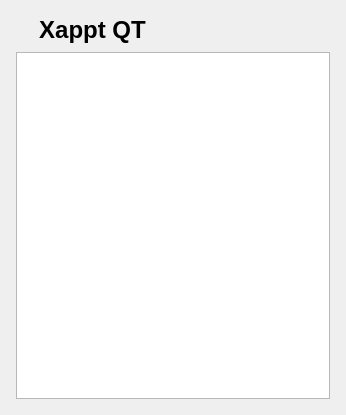
<?xml version="1.0" encoding="UTF-8"?>
<ui version="4.0">
 <class>tabAbout</class>
 <widget class="QWidget" name="tabAbout">
  <property name="geometry">
   <rect>
    <x>0</x>
    <y>0</y>
    <width>346</width>
    <height>415</height>
   </rect>
  </property>
  <property name="windowTitle">
   <string>About</string>
  </property>
  <layout class="QGridLayout" name="gridLayout">
   <property name="leftMargin">
    <number>16</number>
   </property>
   <property name="topMargin">
    <number>16</number>
   </property>
   <property name="rightMargin">
    <number>16</number>
   </property>
   <property name="bottomMargin">
    <number>16</number>
   </property>
   <property name="horizontalSpacing">
    <number>16</number>
   </property>
   <property name="verticalSpacing">
    <number>8</number>
   </property>
   <item row="0" column="0">
    <widget class="QLabel" name="lblIcon">
     <property name="text">
      <string/>
     </property>
    </widget>
   </item>
   <item row="0" column="1">
    <widget class="QLabel" name="lblTitle">
     <property name="font">
      <font>
       <pointsize>18</pointsize>
       <weight>75</weight>
       <bold>true</bold>
      </font>
     </property>
     <property name="text">
      <string>Xappt QT</string>
     </property>
     <property name="alignment">
      <set>Qt::AlignCenter</set>
     </property>
    </widget>
   </item>
   <item row="0" column="2">
    <spacer name="horizontalSpacer_2">
     <property name="orientation">
      <enum>Qt::Horizontal</enum>
     </property>
     <property name="sizeHint" stdset="0">
      <size>
       <width>159</width>
       <height>20</height>
      </size>
     </property>
    </spacer>
   </item>
   <item row="1" column="0" colspan="3">
    <widget class="QTextBrowser" name="txtAbout">
     <property name="readOnly">
      <bool>true</bool>
     </property>
     <property name="openExternalLinks">
      <bool>true</bool>
     </property>
    </widget>
   </item>
  </layout>
 </widget>
 <resources/>
 <connections/>
</ui>
